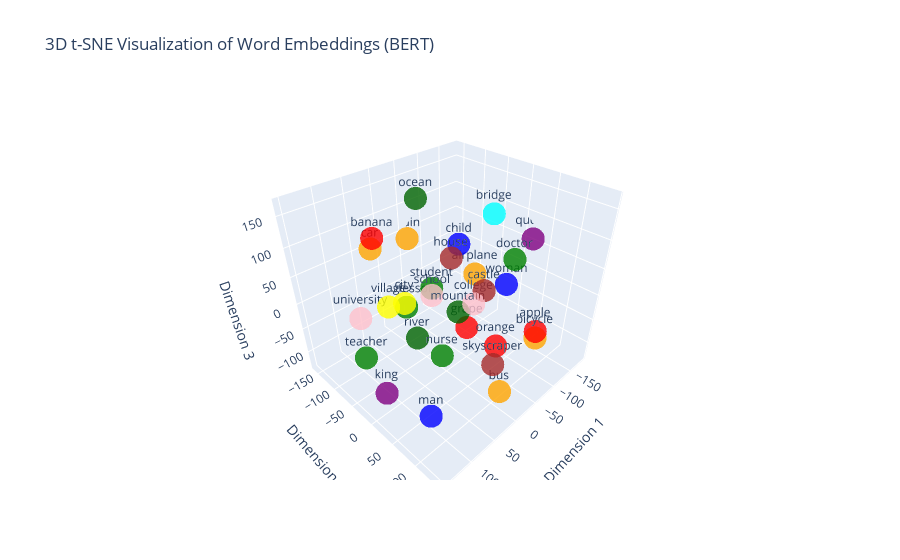

The notebook cell this image was saved under:
### Code cell
import numpy as np
from sklearn.manifold import TSNE
from transformers import BertTokenizer, BertModel
import plotly.graph_objs as go
import torch

# Load pre-trained BERT model and tokenizer
tokenizer = BertTokenizer.from_pretrained('bert-base-uncased')
model = BertModel.from_pretrained('bert-base-uncased')

# A more diverse list of words grouped by semantic categories
words = [
    "woman", "man", "child", "king", "queen", "teacher", "professor", 
    "student", "doctor", "nurse", "car", "bus", "train", "airplane", 
    "bicycle", "banana", "apple", "orange", "grape", "skyscraper", 
    "house", "castle", "bridge", "mountain", "river", "ocean", "school", 
    "college", "university", "city", "village"
]

# Tokenize words and get embeddings
def get_word_embedding(word):
    inputs = tokenizer(word, return_tensors="pt")
    outputs = model(**inputs)
    # Get the embedding of the [CLS] token (first token)
    return outputs.last_hidden_state[:, 0, :].detach().numpy()

# Get embeddings for all words
word_embeddings = np.array([get_word_embedding(word).squeeze() for word in words])

# Reduce dimensionality using t-SNE (from 768D to 3D)
tsne = TSNE(n_components=3, perplexity=5, n_iter=1000, random_state=42)
word_embeddings_3d = tsne.fit_transform(word_embeddings)

# Semantic categories for coloring (manual labeling of word groups)
categories = [
    'people', 'people', 'people', 'royalty', 'royalty', 'profession', 'profession',
    'profession', 'profession', 'profession', 'vehicle', 'vehicle', 'vehicle', 'vehicle',
    'vehicle', 'food', 'food', 'food', 'food', 'building',
    'building', 'building', 'structure', 'nature', 'nature', 'nature', 'institution',
    'institution', 'institution', 'location', 'location'
]

# Map categories to unique color codes
category_colors = {
    'people': 'blue',
    'royalty': 'purple',
    'profession': 'green',
    'vehicle': 'orange',
    'food': 'red',
    'building': 'brown',
    'structure': 'cyan',
    'nature': 'darkgreen',
    'institution': 'pink',
    'location': 'yellow'
}
colors = [category_colors[cat] for cat in categories]

# Prepare data for Plotly
x = word_embeddings_3d[:, 0]
y = word_embeddings_3d[:, 1]
z = word_embeddings_3d[:, 2]

# Create a 3D scatter plot with color coding for categories
trace = go.Scatter3d(
    x=x, 
    y=y, 
    z=z,
    text=words,  # Labels for each point
    mode='markers+text',
    marker=dict(size=8, color=colors, opacity=0.8),  # Color by category
    textposition='top center'
)

layout = go.Layout(
    title='3D t-SNE Visualization of Word Embeddings (BERT)',
    scene=dict(
        xaxis=dict(title='Dimension 1'),
        yaxis=dict(title='Dimension 2'),
        zaxis=dict(title='Dimension 3')
    ),
)

fig = go.Figure(data=[trace], layout=layout)

# Show the interactive plot
fig.show()

### Figure 1 — Plotly figure (JSON) as saved in the notebook; plotly's stock layout.template omitted (floating-point values rounded to 4 significant figures)
{"data": [{"marker": {"color": ["blue", "blue", "blue", "purple", "purple", "green", "green", "green", "green", "green", "orange", "orange", "orange", "orange", "orange", "red", "red", "red", "red", "brown", "brown", "brown", "cyan", "darkgreen", "darkgreen", "darkgreen", "pink", "pink", "pink", "yellow", "yellow"], "opacity": 0.8, "size": 8}, "mode": "markers+text", "text": ["woman", "man", "child", "king", "queen", "teacher", "professor", "student", "doctor", "nurse", "car", "bus", "train", "airplane", "bicycle", "banana", "apple", "orange", "grape", "skyscraper", "house", "castle", "bridge", "mountain", "river", "ocean", "school", "college", "university", "city", "village"], "textposition": "top center", "type": "scatter3d", "x": [-134.3, 119.0, -77.42, 113.2, -183.2, 148.9, -31.29, -58.38, -92.78, 36.7, 44.31, -1.858, -59.18, -134.1, -34.13, 87.42, -107.7, -79.92, -100.6, 32.77, -1.801, 26.62, -31.35, 31.49, 19.16, -11.12, -4.254, -43.07, 91.66, 61.86, 115.1], "y": [10.46, 90.11, -49.6, -19.28, 21.36, -5.932, -138.6, -97.18, 53.06, 27.55, -123.5, 112.8, -159.4, -62.32, 141.9, -51.99, 95.94, 38.96, -48.29, 122.9, 8.345, 95.78, 57.7, 55.13, -50.74, -74.85, -37.41, 17.61, -101.4, -24.16, 9.924], "z": [-17.64, -75.4, 60.15, -119.8, 56.27, -10.41, -91.87, -41.55, 68.85, -58.96, 70.87, -102.6, 34.83, -29.77, 3.768, 134.0, -55.97, -106.4, -128.7, -14.43, 91.21, 92.53, 166.7, 38.4, -82.49, 152.9, 1.003, -7.178, -28.15, 27.3, 67.74]}], "layout": {"scene": {"xaxis": {"title": {"text": "Dimension 1"}}, "yaxis": {"title": {"text": "Dimension 2"}}, "zaxis": {"title": {"text": "Dimension 3"}}}, "title": {"text": "3D t-SNE Visualization of Word Embeddings (BERT)"}}}
